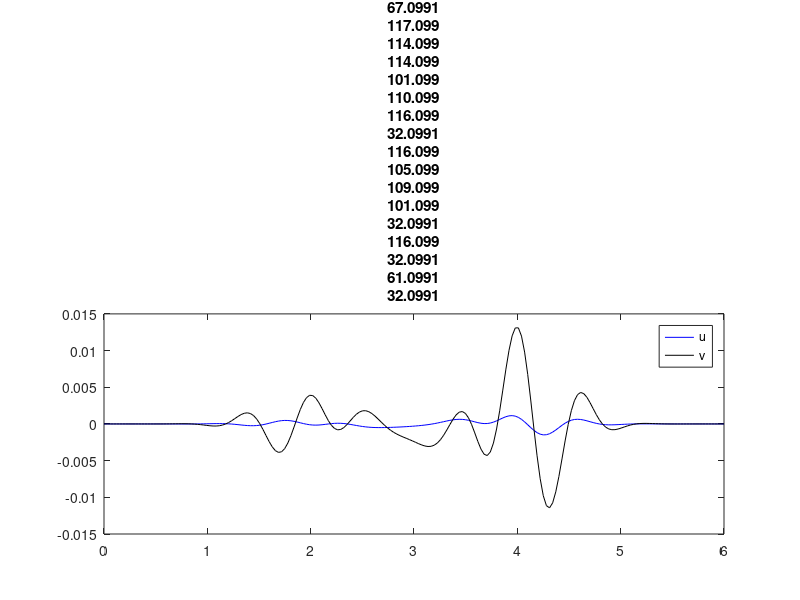

Reproduce this figure in MATLAB.
clear all;
close all;

%All u's and v's needs to be interpreted as average value over the
%volumes/cj's

L=6;
m = 200; %space steps
x = linspace(0,L,m)';
T = 0.1; %final time
dx = x(3)-x(2);

global epsilon;
epsilon = 0.1*ones(length(x)-1,1);
% epsilon = 1*(x<=3) + 0.1 * (x>3);
% epsilon = epsilon(1:end-1);

if min(epsilon)<=1e-6
    dt = min(epsilon)*dx;
else
%     dt = dx^2/5;
    dt = dx^2;
end

time = [0:dt:T];
n = length(time);

delta=.5;
% u0 = sin(2*pi*x).*exp(-x.^2/(2*delta)); %initial datum
% v0=zeros(m,1);

v0 = zeros(m,1);
u0 = sin(4*pi*(x-3)).*exp(-4*(x-3).^2);

% F = @(u) (x(1:length(u)).^2-6*x(1:length(u))) .* u.^2;
% F = @(u) u.^2;
F = @(u) u;
u = u0;
v = v0;

c = epsilon.^2 ./ (epsilon.^2+dt);

figure('units','normalized','outerposition',[0 0 1 1]) %run immediately full screen

i = 2;

for t = time(1:end-1)
    y = F(u);
    vold = v;
    uhalfP = 0.5 * (u(1:end-1)+[u(2:end-1);u(1)]) - epsilon/2 .* ([v(2:end-1);v(1)]-v(1:end-1)); %Vector with N-1, u_{j+1/2}
    uhalfM = 0.5 * ([u(end-1);u(1:end-2)]+u(1:end-1)) - epsilon/2 .* (v(1:end-1)-[v(end-1);v(1:end-2)]); %Vector with N-1, u_{j-1/2}

    v(1:end-1) = v(1:end-1) .* c - 1/dx * (1-c) .* (0.5 * ([u(2:end-1);u(1)]-[u(end-1);u(1:end-2)])- ...
                 epsilon/2 .* ([v(2:end-1);v(1)]-2*v(1:end-1)+[v(end-1);v(1:end-2)]) ) + (1-c) .* y(1:end-1);
    u(1:end-1) = u(1:end-1) - dt * (c/dx .* ( 0.5*([vold(2:end-1);vold(1)]-[vold(end-1);vold(1:end-2)])  - 1./(2*epsilon).*([u(2:end-1);u(1)]-2*u(1:end-1)+[u(end-1);u(1:end-2)])  ) - ....
                (1-c) .* ( ([u(2:end-1);u(1)]-2*u(1:end-1)+[u(end-1);u(1:end-2)])/dx^2 - (1/dx) *(F(uhalfP) - F(uhalfM) ) ) );
            
    u(end) = u(1);
    v(end) = v(1);
        
    s = "Current time t = "+t;
    
    plot(x,u,'b-',x,v,'k-')
    title(s);
    legend('u','v');
    pause(0.00001);
end

